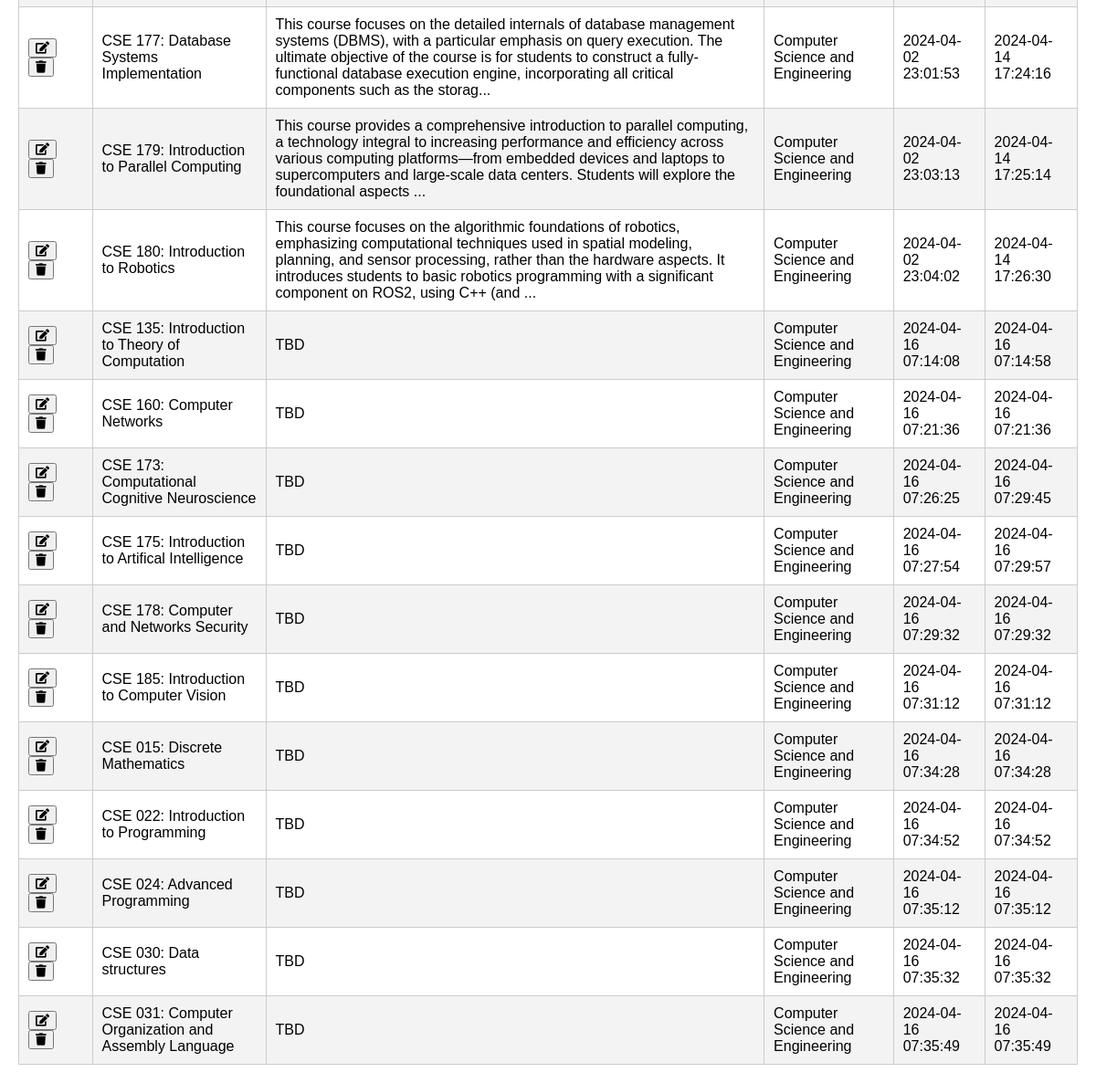
Page /search_results (signed in, lower part) on the earlier database version.
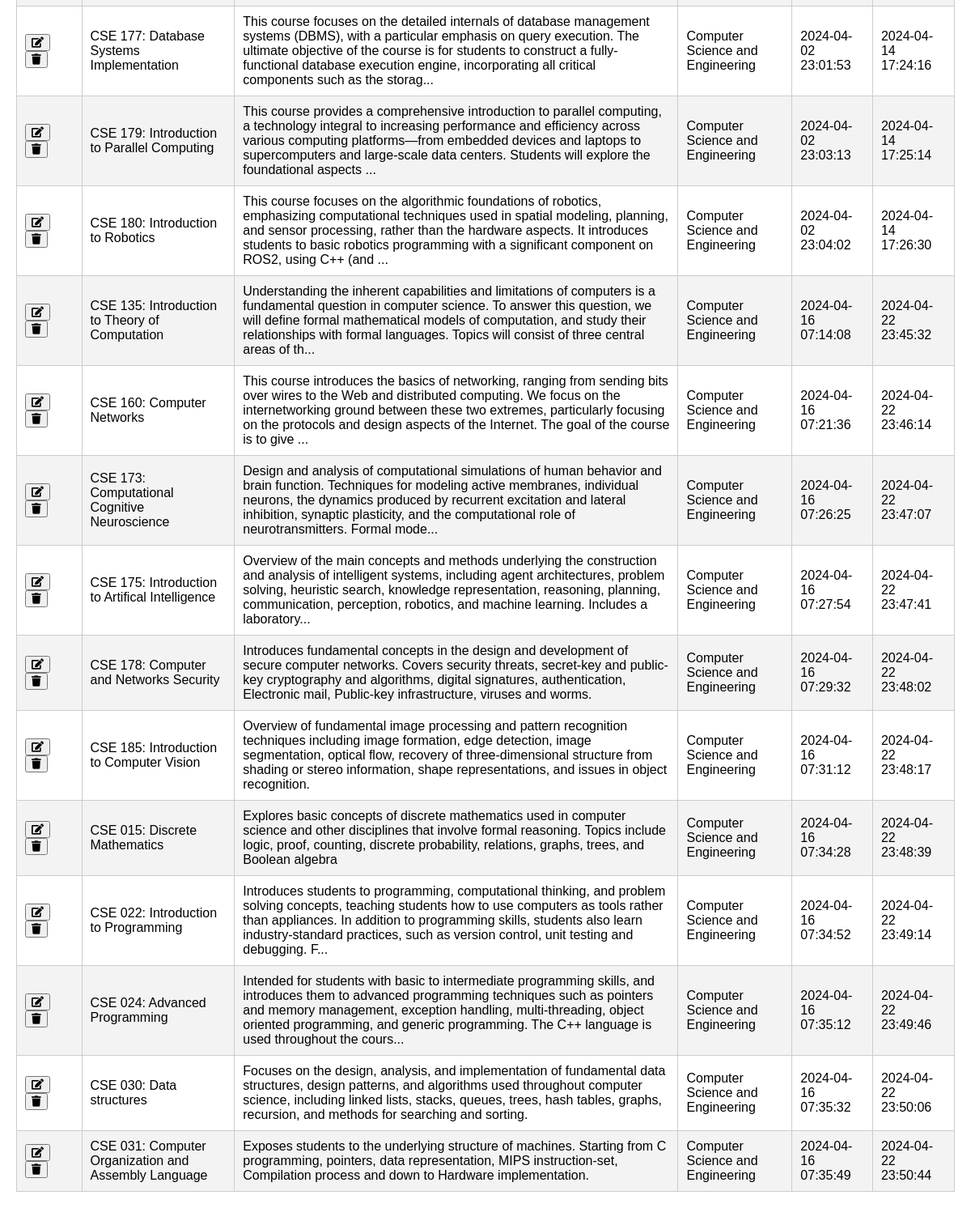
Same page on the later database version.
### app/models/model.py (models this page shows, shortened)
class Course(db.Model):
    courseID = db.Column(db.Integer, primary_key=True)
    title = db.Column(db.String(255), nullable=False)
    description = db.Column(db.Text, nullable=False)
    department = db.Column(db.String(255), nullable=False)
    created = db.Column(db.DateTime, default=datetime.utcnow)
    updated = db.Column(db.DateTime, default=datetime.utcnow, onupdate=datetime.utcnow)

### app/routes/view.py (the view)
@view_blueprint.route('/search_results')
@login_required
def search_courses():
    search_term = request.args.get('search', '')
    matching_courses = Course.query.filter(Course.title.like(f'%{search_term}%')).all()
    return render_template('search_results.html', courses=matching_courses, search_term=search_term)

### app/templates/search_results.html (shortened to what this page needs)
{% extends 'base.html' %} {% block styleLogin %}
<link
  rel="stylesheet"
  href="{{ url_for('static', filename='css/styleAdmin.css') }}"
/>
<link
  rel="stylesheet"
  href="https://cdnjs.cloudflare.com/ajax/libs/font-awesome/5.15.1/css/all.min.css"
/>
{% endblock %} {% block content %}
<div class="admin-container">
  {% if courses %}
  <table id="courseCatalogTable">
    {% for course in courses %}
    <tr id="courseRow{{ course.courseID }}">
      <td>
        <button onclick="editCourse('{{ course.courseID }}')">
          <i class="fas fa-edit"></i>
        </button>
        <button onclick="deleteCourse('{{ course.courseID }}')">
          <i class="fas fa-trash"></i>
        </button>
      </td>
      <td>{{ course.title }}</td>
      <td>
        {{ course.description[:300] }}{% if course.description|length > 300
        %}...{% endif %}
      </td>
      <td>{{ course.department }}</td>
      <td>{{ course.created.strftime('%Y-%m-%d %H:%M:%S') }}</td>
      <td>{{ course.updated.strftime('%Y-%m-%d %H:%M:%S') }}</td>
    </tr>
    {% endfor %}
  </table>
  {% else %}
  <div class="no-results">
    <p>No match. Please try a different search.</p>
  </div>
  {% endif %}
</div>
{% endblock %}

### app/templates/base.html (shortened to what this page needs)
<!DOCTYPE html>
<html lang="en">
  <head>
    <link
      rel="stylesheet"
      href="{{ url_for('static', filename='css/styleBase.css') }}"
    />
    {% block styleLogin %}{% endblock %}
  </head>
  <body>
    {% block content %}{% endblock content %}
  </body>
</html>

### app/static/css/styleBase.css (style rules this page uses)
body { margin: 0; font-family: Arial, sans-serif; }

### app/static/css/styleAdmin.css (style rules this page uses)
.admin-container { padding-top: 30px; padding: 20px; margin-top: 60px; }
#courseCatalogTable, #prerequisitesTable { width: 100%; border-collapse: collapse; border-radius: 0 0 5px 5px; }
#courseCatalogTable tr:nth-child(even), #prerequisitesTable tr:nth-child(even) { background-color: #f3f3f3; }
#courseCatalogTable tr, #prerequisitesTable tr { border-bottom: 1px solid #ddd; }

Differences in the rows shown:
changed Course "CSE 135: Introduction to Theory of Computation": description "TBD" → "Understanding the inherent capabilities and limitations of computers is a fundamental question in computer science. To answer this question, we will define formal mathematical models of computation, and study their relationships with formal languages. Topics will consist of three central areas of th"; updated "2024-04-16 07:14:58" → "2024-04-22 23:45:32"; now shows "..."
changed Course "CSE 160: Computer Networks": description "TBD" → "This course introduces the basics of networking, ranging from sending bits over wires to the Web and distributed computing. We focus on the internetworking ground between these two extremes, particularly focusing on the protocols and design aspects of the Internet. The goal of the course is to give"; updated "2024-04-16 07:21:36" → "2024-04-22 23:46:14"; now shows "..."
changed Course "CSE 173: Computational Cognitive Neuroscience": description "TBD" → "Design and analysis of computational simulations of human behavior and brain function. Techniques for modeling active membranes, individual neurons, the dynamics produced by recurrent excitation and lateral inhibition, synaptic plasticity, and the computational role of neurotransmitters. Formal mode"; updated "2024-04-16 07:29:45" → "2024-04-22 23:47:07"; now shows "..."
changed Course "CSE 175: Introduction to Artifical Intelligence": description "TBD" → "Overview of the main concepts and methods underlying the construction and analysis of intelligent systems, including agent architectures, problem solving, heuristic search, knowledge representation, reasoning, planning, communication, perception, robotics, and machine learning. Includes a laboratory"; updated "2024-04-16 07:29:57" → "2024-04-22 23:47:41"; now shows "..."
changed Course "CSE 178: Computer and Networks Security": description "TBD" → "Introduces fundamental concepts in the design and development of secure computer networks. Covers security threats, secret-key and public-key cryptography and algorithms, digital signatures, authentication, Electronic mail, Public-key infrastructure, viruses and worms."; updated "2024-04-16 07:29:32" → "2024-04-22 23:48:02"
changed Course "CSE 185: Introduction to Computer Vision": description "TBD" → "Overview of fundamental image processing and pattern recognition techniques including image formation, edge detection, image segmentation, optical flow, recovery of three-dimensional structure from shading or stereo information, shape representations, and issues in object recognition."; updated "2024-04-16 07:31:12" → "2024-04-22 23:48:17"
changed Course "CSE 015: Discrete Mathematics": description "TBD" → "Explores basic concepts of discrete mathematics used in computer science and other disciplines that involve formal reasoning. Topics include logic, proof, counting, discrete probability, relations, graphs, trees, and Boolean algebra"; updated "2024-04-16 07:34:28" → "2024-04-22 23:48:39"
changed Course "CSE 022: Introduction to Programming": description "TBD" → "Introduces students to programming, computational thinking, and problem solving concepts, teaching students how to use computers as tools rather than appliances. In addition to programming skills, students also learn industry-standard practices, such as version control, unit testing and debugging. F"; updated "2024-04-16 07:34:52" → "2024-04-22 23:49:14"; now shows "..."
changed Course "CSE 024: Advanced Programming": description "TBD" → "Intended for students with basic to intermediate programming skills, and introduces them to advanced programming techniques such as pointers and memory management, exception handling, multi-threading, object oriented programming, and generic programming. The C++ language is used throughout the cours"; updated "2024-04-16 07:35:12" → "2024-04-22 23:49:46"; now shows "..."
changed Course "CSE 030: Data structures": description "TBD" → "Focuses on the design, analysis, and implementation of fundamental data structures, design patterns, and algorithms used throughout computer science, including linked lists, stacks, queues, trees, hash tables, graphs, recursion, and methods for searching and sorting."; updated "2024-04-16 07:35:32" → "2024-04-22 23:50:06"
changed Course "CSE 031: Computer Organization and Assembly Language": description "TBD" → "Exposes students to the underlying structure of machines. Starting from C programming, pointers, data representation, MIPS instruction-set, Compilation process and down to Hardware implementation."; updated "2024-04-16 07:35:49" → "2024-04-22 23:50:44"
